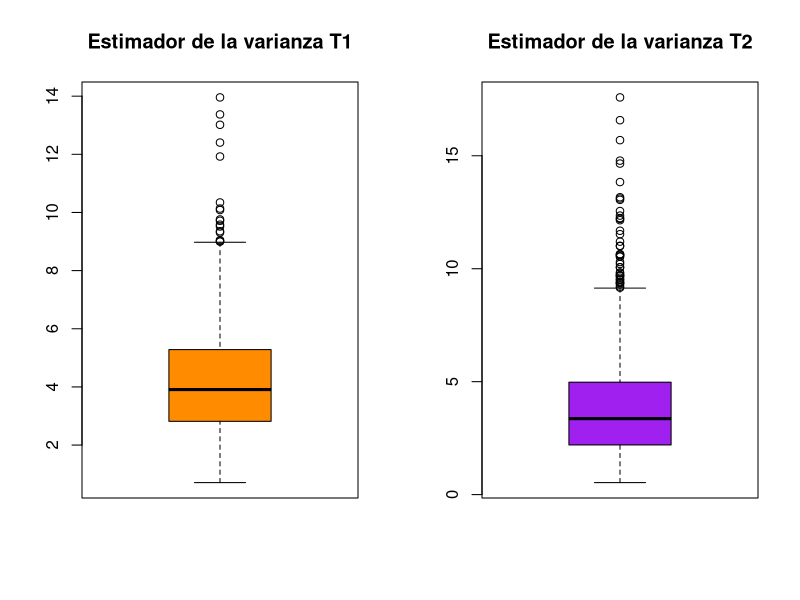
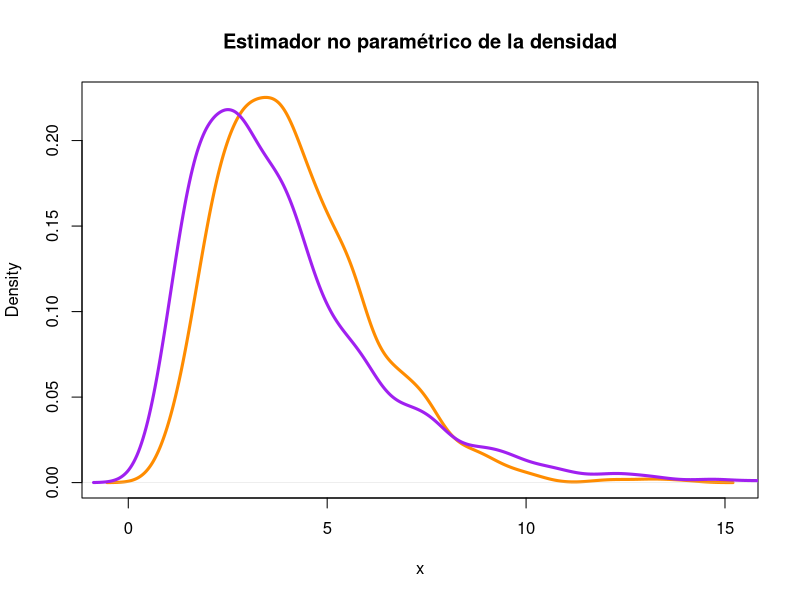

Reproduce these figures in R, in order.

'
#Genero datos
set.seed(2023)
rep <- 1000

error_cuadratico_medio <- function(estimador){
  return((estimador - 4)**2)
}

muestras <- c()
est1 <- c()
est2 <- c()
error1 <- 0
error2 <- 0
for (i in 1:rep) {
  muestra_exp <- rexp(20, 0.5)
  muestras <- c(muestras, muestra_exp)
  t1 <- mean(muestra_exp)^2  
  est1 <- c(est1, t1)
  t2 <- sd(muestra_exp)^2 
  est2 <- c(est2, t2)
  error1 <- error1 + error_cuadratico_medio(t1)
  error2 <- error2 + error_cuadratico_medio(t2)
}

#Ejercicio c
#Armo boxplots paralelos
par(mfrow=c(1,2))
boxplot(est1, col="blue", main = "Primer estimador")
boxplot(est2, col = "green", main = "Segundo estimador")

#Ejercicio d

#Funciones para elegir ventana
nucleo_gaussiano <- function(u){
  kernel <- exp(-(u^2)/2)/sqrt(2*pi)
  return(kernel)
}

f_sombrero <- function(muestra, kernel, datos, h){ 
  suma <- 0
  for(i in 1:length(datos)){
    actual <- kernel((muestra-datos[i])/h)
    suma <- suma + actual
  }
  f <- suma / (length(datos) * h)
  return(f)
}

# Ventana de Silverman (al final no lo usé porque son exponenciales)
h_Silverman <- 1.06 * min(sd(muestras), IQR(muestras) / 1.349) * length(muestras) ^ (-1/5)

# Venta usando Convalidación Cruzada
elegir_ventana_CV <- function(muestras){
  h <- c(8, 10, 0.001)
  vector_1 <- c()
  for(j in 1:length(h)){
    vector_2 <- c()
    for(i in 1:length(muestras)){
      f_actual <- f_sombrero(muestras[i], nucleo_gaussiano, muestras[-i], h[j])
      vector_2[i] <- log(f_actual)
    }
    vector_1[j] <- mean(na.omit(vector_2))
  }
  h_CV <- h[which.max(vector_1)]
  return(h_CV)
}

par(mfrow=c(1,1))
# Utilizando la ventana estimada_2 para las densidades 1 y 2
densidad_t1 <- density(est1, kernel = "gauss", window = bw.ucv(est1))
densidad_t2 <- density(est2, kernel = "gauss", window = bw.ucv(est2))
plot(densidad_t2, col = "violet")
lines(densidad_t1, col = "orange")
legend("topright", legend = c("densidad primer estimador varianza", "densidad segundo estimador varianza"), col = c("orange", "violet"), lty = c(1, 1), lwd = c(2, 2))

#Ejercicio e

error1 <- (1/rep) * error1
error1
error2 <- (1/rep) * error2
error2
'



error_cuadratico_medio <- function(estimador){
  return((estimador - 4)**2)
}

set.seed(2023)
n = 20
Nrep = 1000

estimador1 <-  c()
estimador2 <- c()
error_est_1 <- 0
error_est_2 <- 0

for (i in 1:Nrep) {
  muestra <-  rexp(n, 0.5)
  est1 <- mean(muestra)^2
  est2 <- sd(muestra)^2
  
  estimador1 <- c(estimador1, est1)
  estimador2 <- c(estimador2, est2)
  
  error_est_1 <-  error_est_1 + error_cuadratico_medio(est1)
  error_est_2 <- error_est_2 + error_cuadratico_medio(est2)
}

par(mfrow = c(1, 2))
boxplot(estimador1, col = "darkorange", main = "Estimador de la varianza T1")
boxplot(estimador2, col = "purple", main = "Estimador de la varianza T2")

par(mfrow = c(1,1))
densidad_est1 <- density(estimador1, kernel = "gauss", window = bw.ucv)
densidad_est2 <- density(estimador2, kernel = "gauss", window = bw.ucv)

plot(densidad_est1,col = "darkorange", main = "Estimador no paramétrico de la densidad", xlab = "x", lwd = 3,)
lines(densidad_est2, col = "purple", lwd = 3)

error_est_1 <-error_est_1 * (1/Nrep)
error_est_1

error_est_2 <- error_est_2 * (1/Nrep)
error_est_2













































